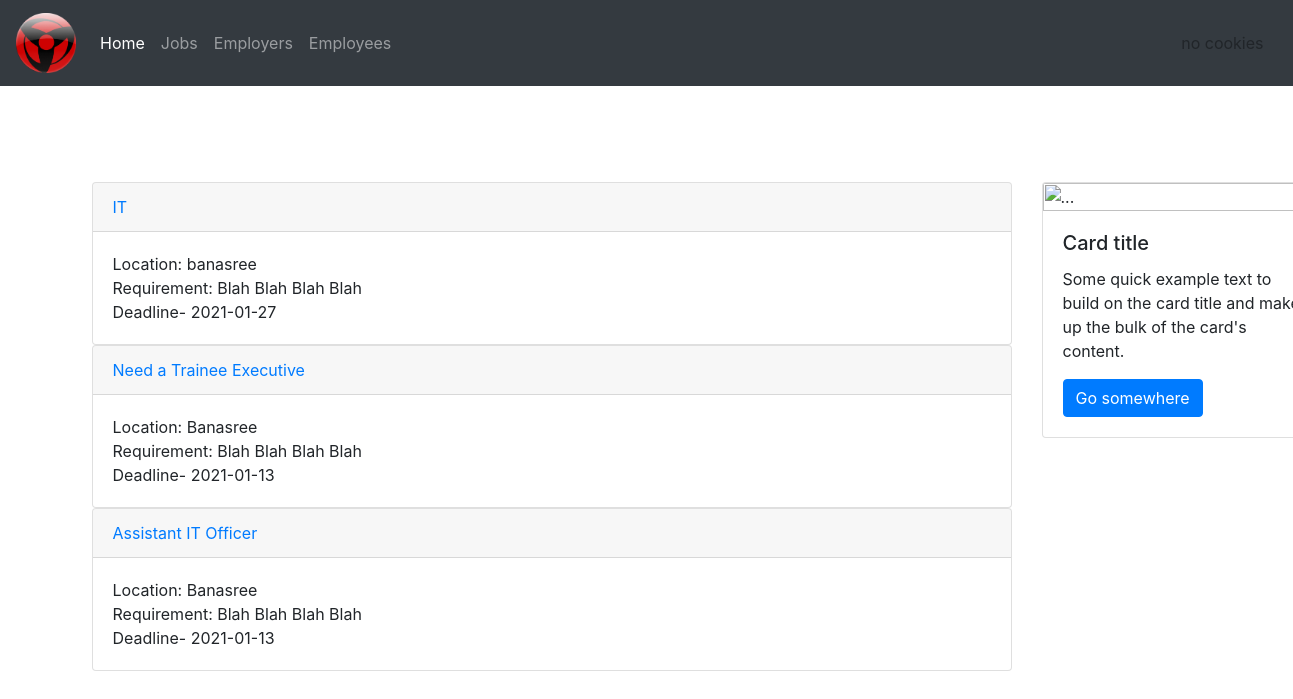
Page /admin/admin-search.php on the committed database.
### tables this page shows
CREATE TABLE `job` (
  `job_id` int(255) NOT NULL,
  `job_title` varchar(40) NOT NULL,
  `job_description` varchar(100) NOT NULL,
  `job_requirement` varchar(100) NOT NULL,
  `job_deadline` date NOT NULL,
  `catagory` varchar(20) NOT NULL,
  `state` varchar(20) NOT NULL,
  `cmp_name` varchar(20) NOT NULL,
  `cmp_type` varchar(20) NOT NULL,
  `job_location` varchar(100) NOT NULL,
  `salary` varchar(20) NOT NULL,
  `vacancy` varchar(20) NOT NULL,
  `employee_emp_email` varchar(100) NOT NULL
);

### admin/admin-search.php (the view, shortened to what this page needs)
<?php
$job_title = $_SESSION['job_title'];
include '../db_con.php';
?>
<head>
    <link rel="stylesheet" href="../design/bootstrap.min.css">
</head>
<body>
    <nav class="navbar navbar-expand-lg navbar-dark bg-dark">
        <a class="navbar-brand" href="#"><img src="../pic/look-1.png" alt="logo" width="60" height="60"></a>
        <div class="collapse navbar-collapse" id="navbarSupportedContent">
            <ul class="navbar-nav mr-auto">
                <li class="nav-item active">
                    <a class="nav-link" href="admin-home.php">Home <span class="sr-only">(current)</span></a>
                </li>
                <li class="nav-item">
                    <a class="nav-link" href="admin-job.php">Jobs</a>
                </li>
                <li class="nav-item">
                    <a class="nav-link" href="admin-emp.php">Employers</a>
                </li>
                <li class="nav-item">
                    <a class="nav-link" href="admin-seeker.php">Employees</a>
                </li>
            </ul>
            <ul class="navbar-nav justify-content-end" >
                <li class="nav-item dropdown active">
                    <?php
                    if(count($_SESSION) > 0) {
                        echo '<a class="nav-link dropdown-toggle log" href="#" id="navbarDropdown" role="button" data-toggle="dropdown"
                        aria-haspopup="true" aria-expanded="false">'.$_SESSION['user_name'].'</a>';
                        }
                    else {
                        $cookie_name = 'username';
                        if(isset($_COOKIE[$cookie_name])) {
                            echo '<a class="nav-link dropdown-toggle log" href="#" id="navbarDropdown" role="button" data-toggle="dropdown"
                            aria-haspopup="true" aria-expanded="false">'.$_COOKIE[$cookie_name].'</a>';
                        }else{
                            echo 'no cookies';
                        }
                    }
                    ?>
                </li>
                <li>
                </li>
    </nav>
    <br><br><br><br>
    <div class="container">
        <div class="row">
            <div class="col-md-10 block">
            <?php
                $sql = "select * from job where job_title LIKE '%$job_title%' OR job_description LIKE '%$job_title%' OR
                        job_requirement LIKE '%$job_title%' OR job_deadline LIKE '%$job_title%' OR catagory LIKE '%$job_title%' OR
                        state LIKE '%$job_title%' OR job_location LIKE '%$job_title%' OR cmp_type LIKE '%$job_title%'
                        order by job_id desc" ;
                $isql= $con->query($sql);
                if($isql->num_rows>0){
                    while($row = $isql->fetch_assoc()) {
                    ?>
                        <div class="card">
                            <div class="card-header">
                                <?php $job_id = $row["job_id"]; ?>
                                <a href="admin-jobview2.php?var=<?php echo $job_id;?>"> <?php echo $row["job_title"] ?> </a>
                            </div>
                            <div class="card-body">
                                <?php echo "Location: ".$row["job_location"] ?> <br>
                                <?php echo "Requirement: ".$row["job_requirement"] ?> <br>
                                <?php echo "Deadline- ".$row["job_deadline"] ?> <br>
                            </div>
                        </div>
                    <?php
                    }
                }
            ?>
            </div>
            <div class="col-md-2">
                <div class="card" style="width: 18rem;">
                    <img src="..." class="card-img-top" alt="...">
                    <div class="card-body">
                        <h5 class="card-title">Card title</h5>
                        <p class="card-text">Some quick example text to build on the card title and make up the bulk of the card's content.</p>
                        <a href="#" class="btn btn-primary">Go somewhere</a>
                    </div>
                </div>
            </div>
        </div>
    </div>
</body>
</html>

### rows in the picture
job: job_title "IT", job_location "banasree", job_requirement "Blah Blah Blah Blah", job_deadline "2021-01-27"
job: job_title "Need a Trainee Executive", job_location "Banasree", job_requirement "Blah Blah Blah Blah", job_deadline "2021-01-13"
job: job_title "Assistant IT Officer", job_location "Banasree", job_requirement "Blah Blah Blah Blah", job_deadline "2021-01-13"
